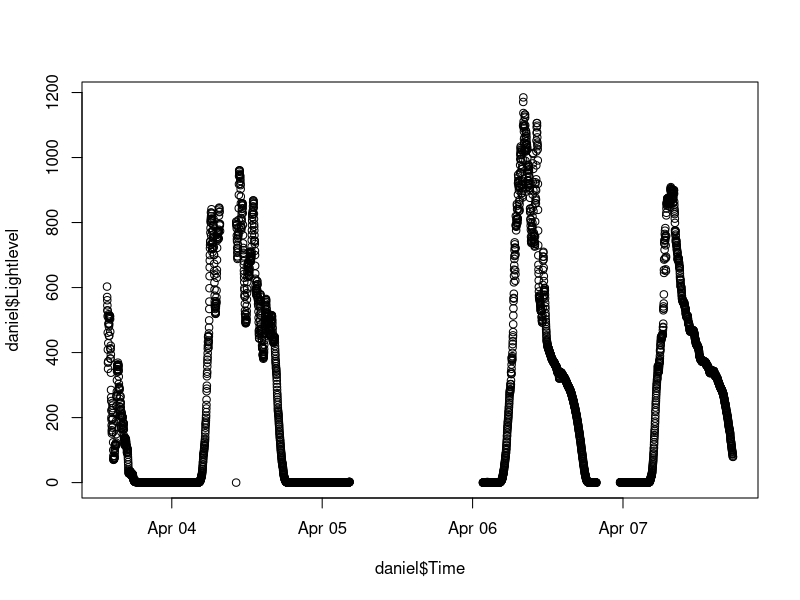
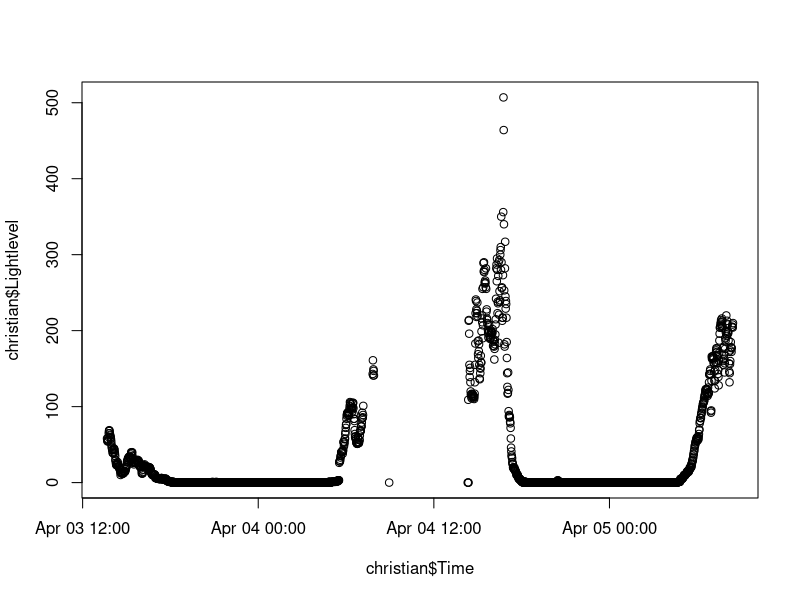

Recreate these plots in R, in order.
data <- read.csv(file=file.path("sensordata.csv"), header = TRUE, sep = ",", as.is = TRUE, strip.white = TRUE)

daniel <- data[data$Board=="30aea4505654",]
christian <- data[data$Board!="30aea4505654",]

daniel$Time <- as.POSIXct(daniel$Time / 10 ^ 9, origin = "1970-01-01")
christian$Time <- as.POSIXct(christian$Time / 10 ^ 9, origin = "1970-01-01")

plot(daniel$Time, daniel$Lightlevel, xlim = c(min(daniel$Time), max(daniel$Time)))
plot(christian$Time, christian$Lightlevel, xlim = c(min(christian$Time), max(christian$Time)))